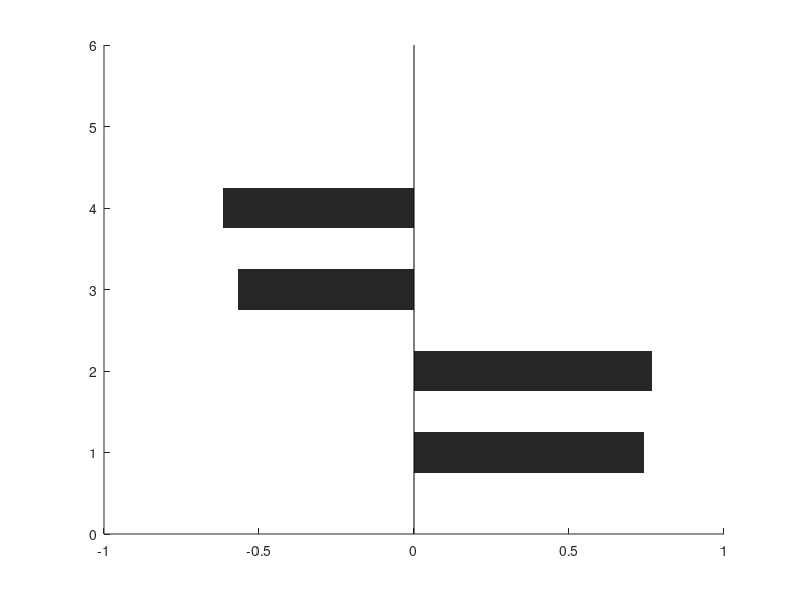

Reproduce this figure in MATLAB. (Note: this script raises an error after producing the figure.)
% =========================
% Figure 2 — Coefficients
% =========================
features = { ...
    'Verbal agreement (elab.)', 'Question asymmetry', ...
    'Sentiment synchrony', 'Semantic similarity', 'Sent alignment'};
betas = [0.742,  0.767, -0.567, -0.617,  0.001];
pvals = [0.0045, 0.0031, 0.0252, 0.0140, 0.9958];

figure('Units','inches','Position',[1 1 4.8 3.6]); hold on;
b = barh(betas, 0.5, 'FaceColor','flat', 'EdgeColor','none');

colors = zeros(length(betas), 3);
for i = 1:length(betas)
    if pvals(i) < 0.01
        if betas(i) > 0
            colors(i,:) = [0.07 0.40 0.28];   % dark green p < .01
        else
            colors(i,:) = [0.65 0.20 0.20];   % dark red p < .01
        end
    elseif pvals(i) < 0.05
        if betas(i) > 0
            colors(i,:) = [0.10 0.50 0.35];   % green p < .05
        else
            colors(i,:) = [0.75 0.30 0.30];   % red p < .05
        end
    elseif pvals(i) < 0.10
        if betas(i) > 0
            colors(i,:) = [0.60 0.85 0.72];   % light green p < .10
        else
            colors(i,:) = [0.94 0.74 0.71];   % light red p < .10
        end
    else
        colors(i,:) = [0.75 0.75 0.75];       % gray ns
    end
end
b.CData = colors;

xline(0, '--', 'Color', [0.6 0.6 0.6], 'LineWidth', 0.8);
set(gca, ...
    'YTick',      1:length(features), ...
    'YTickLabel', features, ...
    'FontSize',   12, ...
    'Box',        'off', ...
    'LineWidth',  0.8, ...
    'YDir',       'reverse');
xlabel('Standardized \beta');
xlim([-1.05 1.25]);

for i = 1:length(betas)
    if pvals(i) < 0.01
        sig = '**';
    elseif pvals(i) < 0.05
        sig = '*';
    elseif pvals(i) < 0.10
        sig = '†';
    else
        sig = '';
    end
    if ~isempty(sig)
        if betas(i) > 0
            x = betas(i) + 0.06;
        else
            x = betas(i) - 0.06;
        end
        text(x, i, sig, 'FontSize', 12, ...
            'FontWeight', 'bold', 'HorizontalAlignment', 'center');
    end
end

text(1.2, length(features) + 0.6, ...
    '** p < .01   * p < .05   † p < .10', ...
    'HorizontalAlignment', 'right', 'FontSize', 8);

grid on;
ax = gca;
ax.GridColor = [0.9 0.9 0.9];

exportgraphics(gcf, 'fig2_matlab.pdf', 'ContentType', 'vector');
exportgraphics(gcf, 'fig2_matlab.png', 'Resolution', 1200);

% =========================
% Figure 1 — LOO-CV R²
% =========================
models = {'Written', 'Model1', 'Model2'};
loo    = [-0.190, -0.190, 0.417];

figure('Units','inches','Position',[1 1 4.8 3.2]); hold on;
b = bar(loo, 0.5, 'FaceColor', 'flat', 'EdgeColor', 'none');

colors_bar = [...
    0.75 0.30 0.30;
    0.75 0.30 0.30;
    0.10 0.50 0.35];
b.CData = colors_bar;

yline(0, '--', 'Color', [0.6 0.6 0.6], 'LineWidth', 0.8);
set(gca, ...
    'XTick',      1:3, ...
    'XTickLabel', models, ...
    'FontSize',   11, ...
    'Box',        'off', ...
    'LineWidth',  0.8);
ylabel('LOO-CV R^2');
ylim([-0.33 0.60]);

for i = 1:length(loo)
    val = loo(i);
    if val >= 0
        text(i, val + 0.02, sprintf('+%.3f', val), ...
            'HorizontalAlignment', 'center', 'FontWeight', 'bold', 'FontSize', 11);
    else
        text(i, val - 0.02, sprintf('%.3f', val), ...
            'HorizontalAlignment', 'center', 'FontWeight', 'bold', 'FontSize', 11);
    end
end

title('Model performance (\DeltaR^2 = +.54, F(3,17) = 8.89, p = .001)', 'FontSize', 10);

grid on;
ax = gca;
ax.GridColor = [0.9 0.9 0.9];
ax.GridAlpha = 1;

exportgraphics(gcf, 'fig1_matlab.pdf', 'ContentType', 'vector');
exportgraphics(gcf, 'fig1_modelmatlab.png', 'Resolution', 1200);
